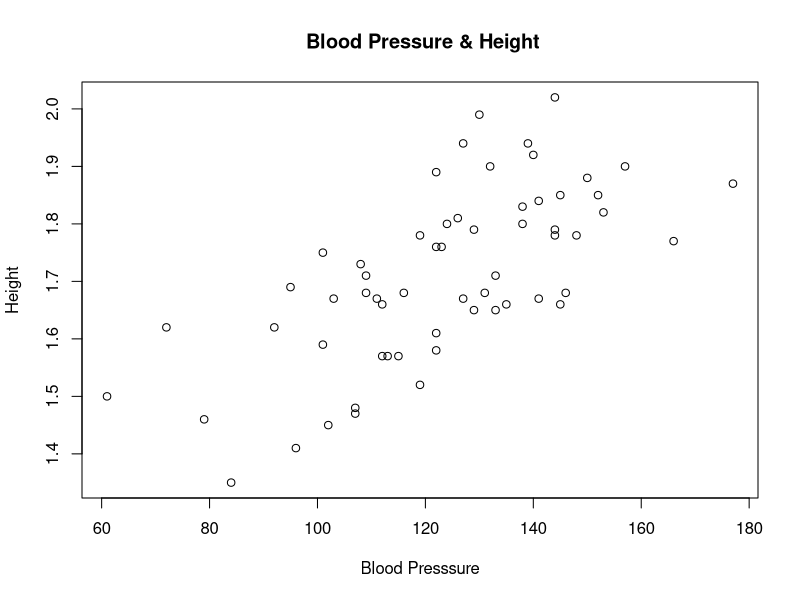
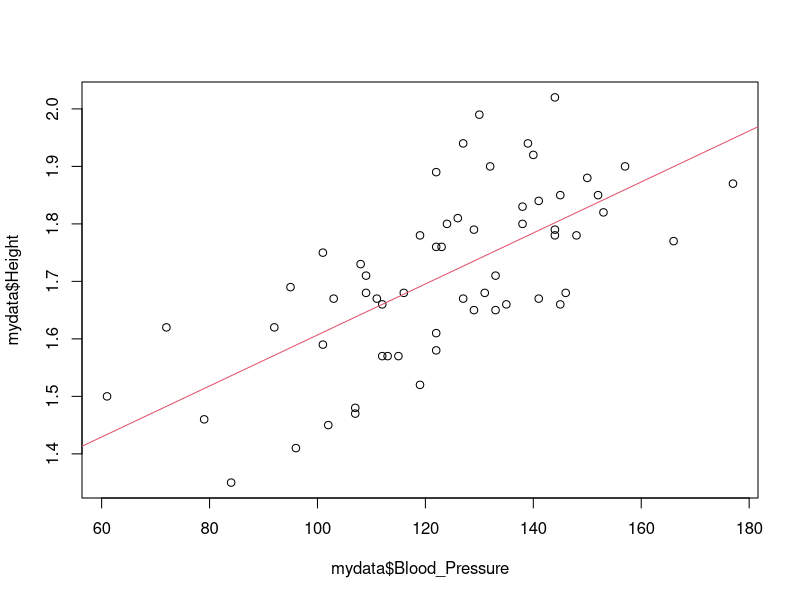
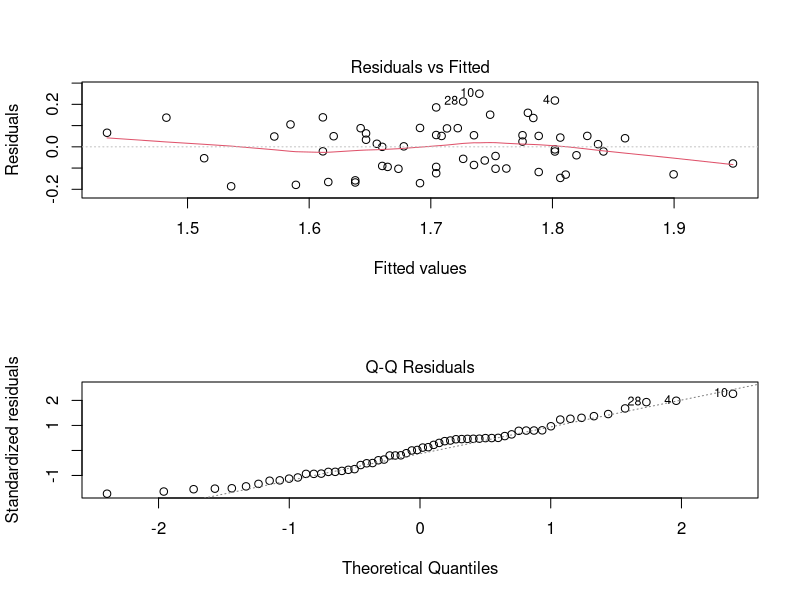
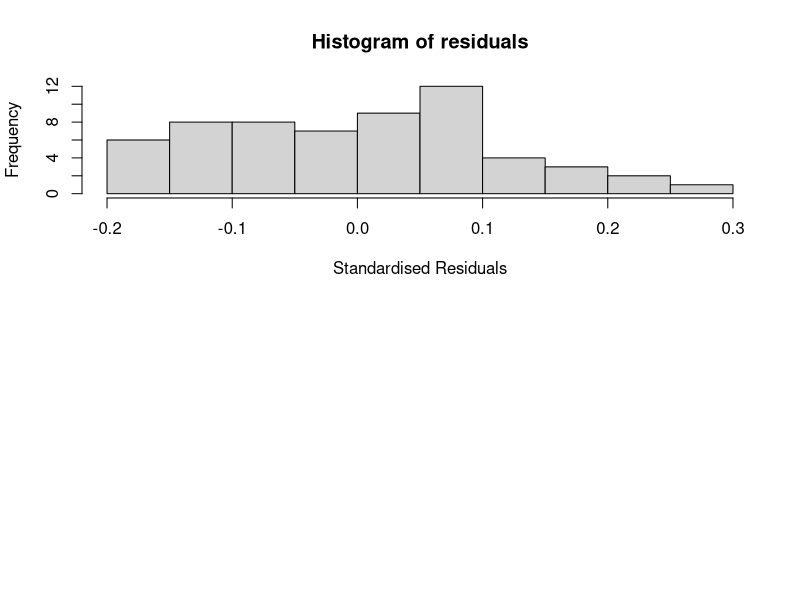

These figures' R source, in order:
mydata <- read.table("Data.txt",header=T)
#head(mydata)
#str(mydata)

plot(mydata$Blood_Pressure,mydata$Height,main =" Blood Pressure & Height",xlab = "Blood Presssure",ylab = "Height")

lm_hbp<-lm(mydata$Height~mydata$Blood_Pressure,data = mydata)

summary(lm_hbp)

plot(mydata$Blood_Pressure,mydata$Height)
cor(mydata$Blood_Pressure,mydata$Height)
abline(lm_hbp,col=2)


par(mfrow=c(2,1))   
plot(lm_hbp, which=1:2)

hist(resid(lm_hbp),main='Histogram of residuals',xlab='Standardised Residuals',ylab='Frequency')





